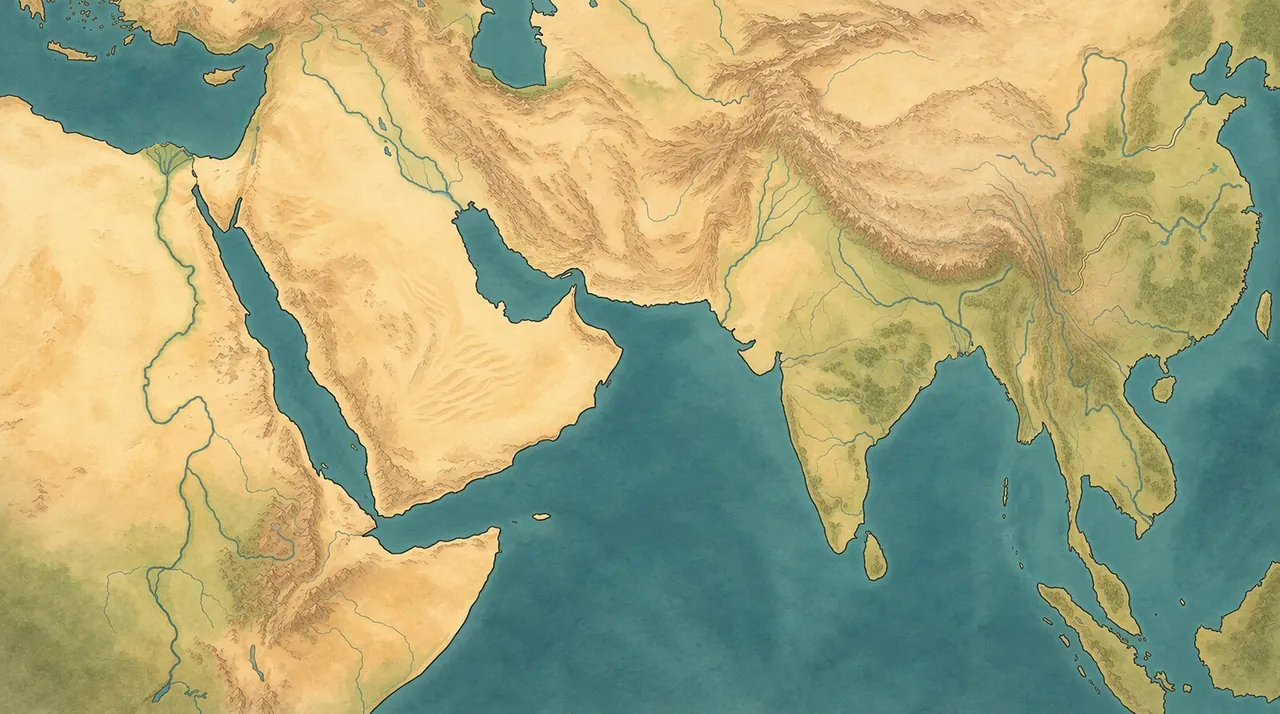
#> input picture brand/img/map/world.webp, 1280 x 714 px
$ python gen-routes.py ../brand/img/map/world.webp
#> lines starting #> are read from the running program, lines starting #| are printed output that depends on the picture; after the words box and inside, x2 and y2 are one past the last pixel; in counts of white or black regions, pixels touching at a corner belong together
#!/usr/bin/env python3
"""يولّد مسارات القوافل البرية والبحرية من صورة الخريطة (brand/img/map/world.webp):
تصنيف الماء واليابسة بالألوان ثم أقصر طريق على شبكة. الناتج src/engine/09d-routes.js.
التشغيل: python3 scripts/gen-routes.py  (يحتاج Pillow وnumpy)"""
import heapq, json, math, os, subprocess, sys
import numpy as np
from PIL import Image, ImageFilter

ROOT = os.path.dirname(os.path.dirname(os.path.abspath(__file__)))
W, H, Y0, CELL = 1000, 560, 60, 4
im = Image.open(os.path.join(ROOT, 'brand/img/map/world.webp')).convert('RGB').resize((W, H), Image.LANCZOS)
a = np.asarray(im).astype(int); r, g, b = a[..., 0], a[..., 1], a[..., 2]
#> after `r, g, b = (a[..., 0], a[..., 1], a[..., 2])`:
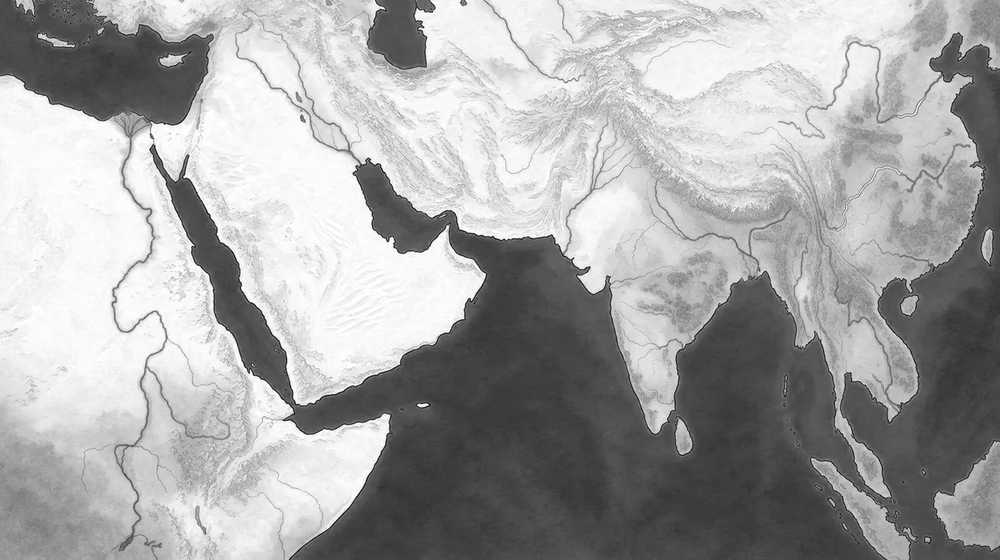
#> r: shape (560, 1000) int64; min 5, max 255, mean 166.9
#> after `r, g, b = (a[..., 0], a[..., 1], a[..., 2])`:
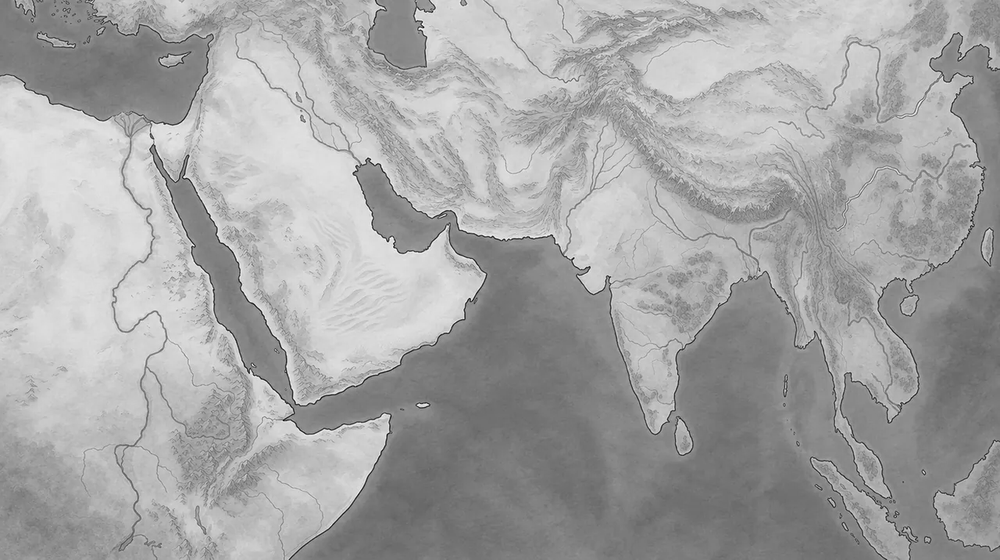
#> g: shape (560, 1000) int64; min 0, max 255, mean 165.3
#> after `r, g, b = (a[..., 0], a[..., 1], a[..., 2])`:
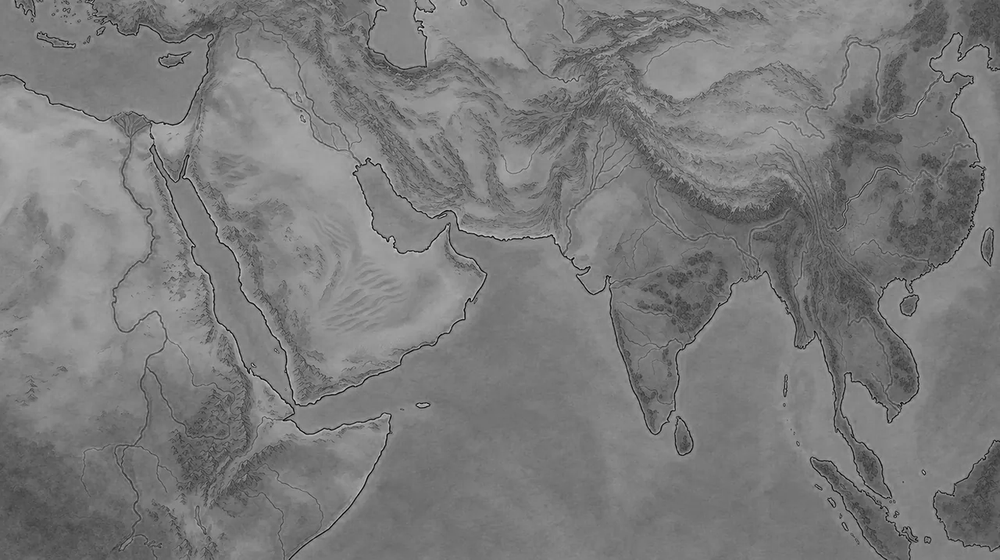
#> b: shape (560, 1000) int64; min 0, max 233, mean 122.7
water0 = ((b > r + 8) & (g > r + 3)).astype('uint8') * 255
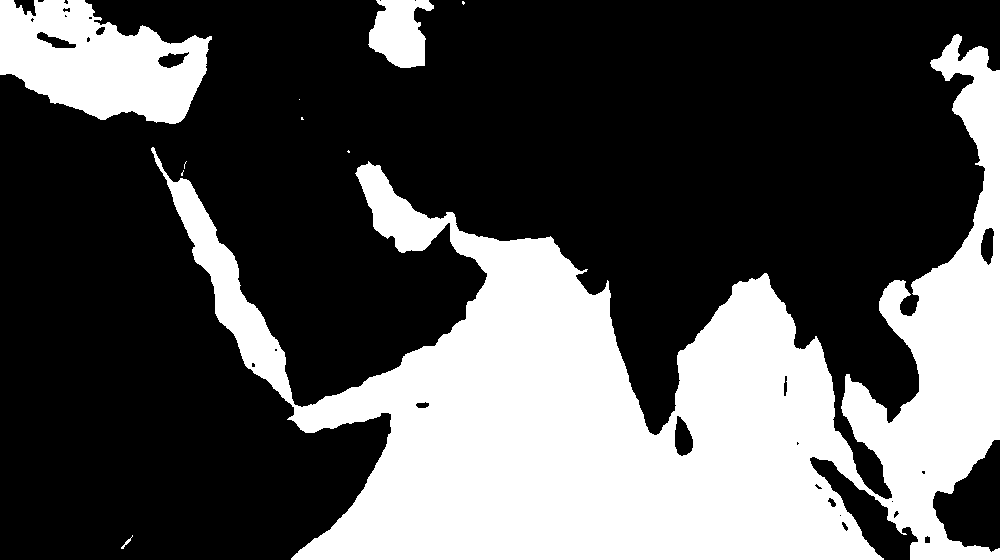
#> water0: shape (560, 1000); 33% white; 10 white regions (6 under 20 px), largest, box (x1, y1, x2, y2) and area: (151, 34, 1000, 560) 164352, (0, 0, 212, 124) 17076, (368, 0, 434, 68) 3054, (121, 535, 133, 549) 36
opened = Image.fromarray(water0).filter(ImageFilter.MinFilter(3)).filter(ImageFilter.MaxFilter(3))  # فتح: يزيل الأنهار الرفيعة
#> opened: PIL image 1000x560 L; 32.9% white; 3 white regions, box (x1, y1, x2, y2) and area: (151, 34, 1000, 560) 164276, (0, 0, 212, 124) 17053, (369, 0, 434, 68) 3050
water = np.asarray(opened) > 0

# المدن من المحرك
#> (the run stopped early here; a loop or call above may not have finished)
